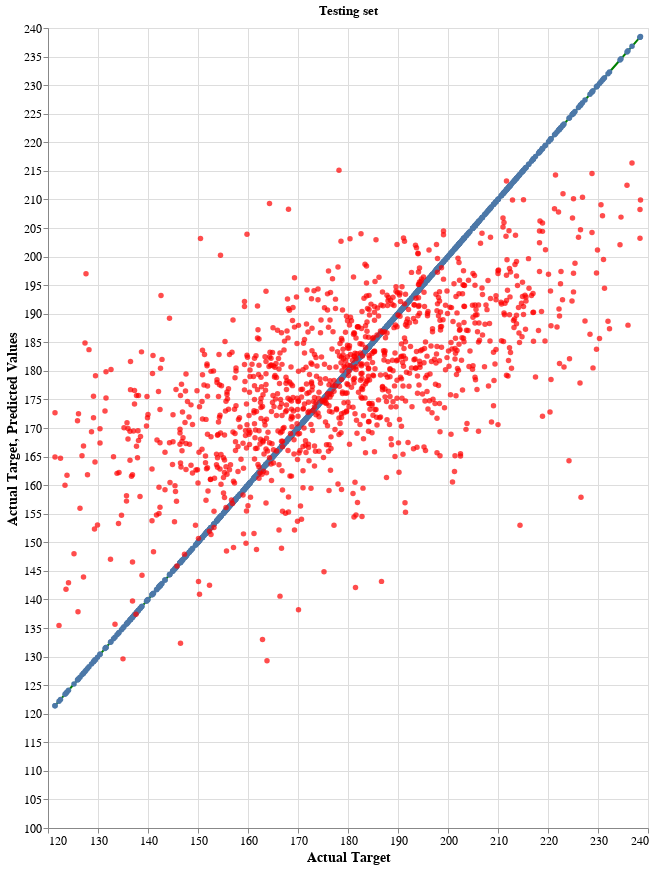

The notebook cell this image was saved under:
### Code cell
final_chart

### Figure 1 — Vega-Lite specification as saved in the notebook (floating-point values rounded to 4 significant figures; data arrays with more than 128 entries replaced by an {"elided": "..."} marker saying what was removed)
{"config": {"view": {"continuousWidth": 400, "continuousHeight": 300}, "axis": {"labelFontSize": 12, "titleFontSize": 14}, "legend": {"orient": "top"}, "title": {"anchor": "middle"}}, "layer": [{"mark": {"type": "line", "color": "green", "point": true}, "encoding": {"tooltip": [{"field": "Actual Target", "type": "quantitative"}, {"field": "Predicted Values", "type": "quantitative"}], "x": {"field": "Actual Target", "type": "quantitative"}, "y": {"field": "Actual Target", "scale": {"domain": [100, 238.5], "nice": true}, "type": "quantitative"}}, "height": 800, "width": 600}, {"mark": {"type": "circle", "color": "red", "opacity": 0.7}, "encoding": {"tooltip": [{"field": "Actual Target", "type": "quantitative"}, {"field": "Predicted Values", "type": "quantitative"}], "x": {"field": "Actual Target", "type": "quantitative"}, "y": {"field": "Predicted Values", "scale": {"domain": [100, 216.4], "nice": true}, "type": "quantitative"}}}], "data": {"name": "data-f3bcc1ee125a6731ba5afc7dacee2054"}, "height": 800, "title": "Testing set", "width": 600, "$schema": "https://vega.github.io/schema/vega-lite/v4.17.0.json", "datasets": {"data-f3bcc1ee125a6731ba5afc7dacee2054": {"elided": "1176 records"}}}
